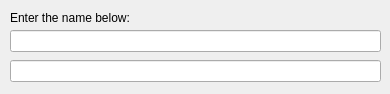
<?xml version="1.0" encoding="UTF-8"?>
<ui version="4.0">
 <class>HelloForm</class>
 <widget class="QDialog" name="HelloForm">
  <property name="geometry">
   <rect>
    <x>0</x>
    <y>0</y>
    <width>390</width>
    <height>94</height>
   </rect>
  </property>
  <property name="windowTitle">
   <string>HelloForm</string>
  </property>
  <widget class="QLineEdit" name="nameEdit">
   <property name="geometry">
    <rect>
     <x>10</x>
     <y>30</y>
     <width>371</width>
     <height>22</height>
    </rect>
   </property>
  </widget>
  <widget class="QLineEdit" name="helloEdit">
   <property name="geometry">
    <rect>
     <x>10</x>
     <y>60</y>
     <width>371</width>
     <height>22</height>
    </rect>
   </property>
  </widget>
  <widget class="QLabel" name="label">
   <property name="geometry">
    <rect>
     <x>10</x>
     <y>10</y>
     <width>311</width>
     <height>16</height>
    </rect>
   </property>
   <property name="text">
    <string>Enter the name below:</string>
   </property>
  </widget>
 </widget>
 <resources/>
 <connections/>
</ui>
